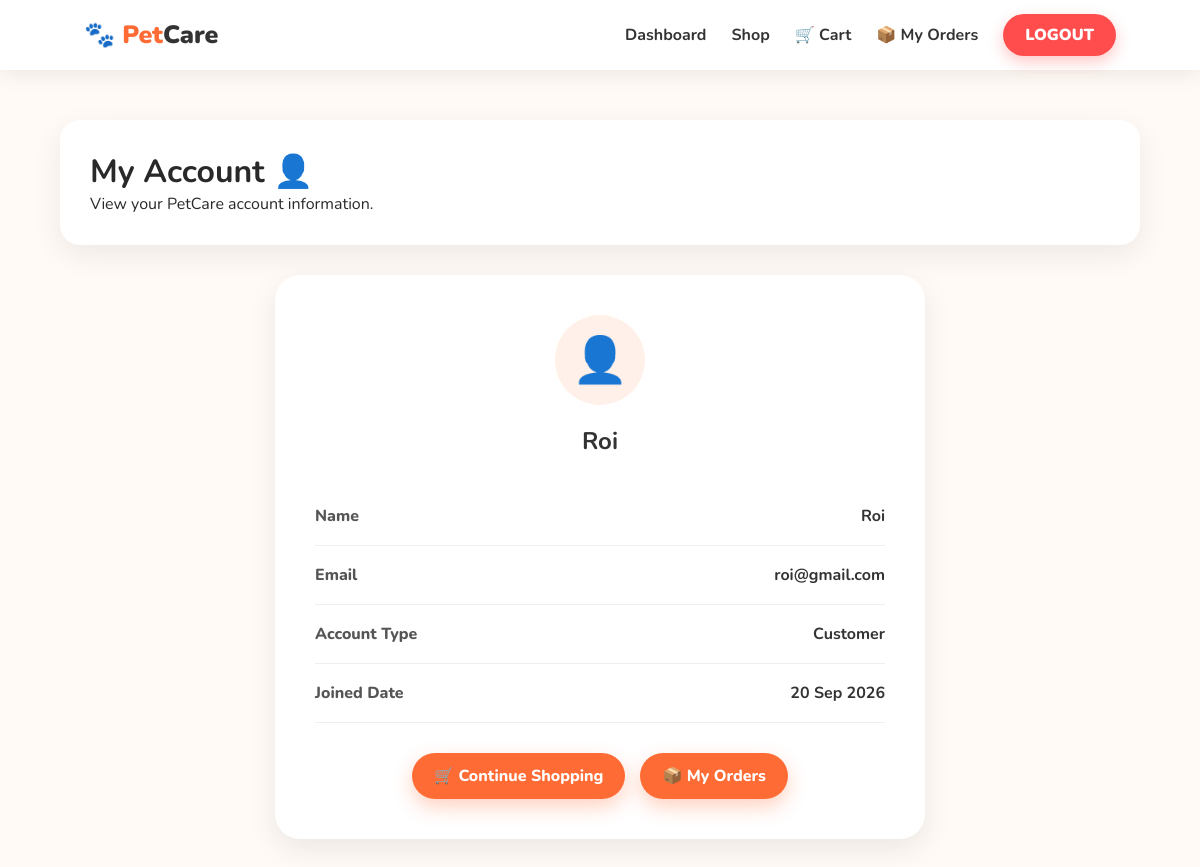
Page /my_account.php (signed in) on the committed database.
### tables this page shows
CREATE TABLE `users` (
  `id` int(11) NOT NULL AUTO_INCREMENT,
  `name` varchar(100) NOT NULL,
  `email` varchar(100) NOT NULL,
  `password` varchar(255) NOT NULL,
  `role` enum('admin','customer') NOT NULL DEFAULT 'customer',
  `created_at` timestamp NOT NULL DEFAULT current_timestamp(),
  PRIMARY KEY (`id`),
  UNIQUE KEY `email` (`email`)
);

### my_account.php (the view, shortened to what this page needs)
<?php
require_once "config/db.php";
$user_id = $_SESSION["user_id"];
$stmt = $conn->prepare(
    "SELECT name, email, created_at
     FROM users
     WHERE id = ? AND role = 'customer'"
);
$stmt->bind_param("i", $user_id);
$stmt->execute();
$result = $stmt->get_result();
$user = $result->fetch_assoc();
?>
<!DOCTYPE html>
<html lang="en">
<head>
    <link rel="stylesheet" href="css/style.css">
</head>
<body>
<nav class="navbar">
    <a href="customer_dashboard.php" class="logo">
        🐾 Pet<span>Care</span>
    </a>
    <ul class="nav-links">
        <li>
            <a href="customer_dashboard.php">
                Dashboard
            </a>
        </li>
        <li>
            <a href="shop.php">
                Shop
            </a>
        </li>
        <li>
            <a href="cart.php">
                🛒 Cart
            </a>
        </li>
        <li>
            <a href="orders.php">
                📦 My Orders
            </a>
        </li>
        <li>
            <a href="logout.php" class="login-btn">
                LOGOUT
            </a>
        </li>
    </ul>
</nav>
<div class="dashboard">
    <div class="dashboard-header">
        <h1>
            My Account 👤
        </h1>
        <p>
            View your PetCare account information.
        </p>
    </div>
    <div class="account-card">
        <div class="account-icon">
            👤
        </div>
        <h2>
            <?php echo htmlspecialchars($user["name"]); ?>
        </h2>
        <div class="account-info">
            <div class="account-row">
                <strong>Name</strong>
                <span>
                    <?php echo htmlspecialchars($user["name"]); ?>
                </span>
            </div>
            <div class="account-row">
                <strong>Email</strong>
                <span>
                    <?php echo htmlspecialchars($user["email"]); ?>
                </span>
            </div>
            <div class="account-row">
                <strong>Account Type</strong>
                <span>
                    Customer
                </span>
            </div>
            <div class="account-row">
                <strong>Joined Date</strong>
                <span>
                    <?php
                    echo date(
                        "d M Y",
                        strtotime($user["created_at"])
                    );
                    ?>
                </span>
            </div>
        </div>
        <div class="account-buttons">
            <a href="shop.php" class="btn">
                🛒 Continue Shopping
            </a>
            <a href="orders.php" class="btn">
                📦 My Orders
            </a>
        </div>
    </div>
</div>
</body>
</html>

### css/style.css (style rules this page uses)
* { margin: 0; padding: 0; box-sizing: border-box; }
html { scroll-behavior: smooth; }
body { font-family: 'Nunito', sans-serif; background: #fffaf5; color: #292929; min-height: 100vh; }
.navbar { width: 100%; padding: 18px 7%; background: white; display: flex; align-items: center; justify-content: space-between; box-shadow: 0 4px 20px rgba(0, 0, 0, 0.08); position: sticky; top: 0; z-index: 1000; }
.logo { font-size: 25px; font-weight: 900; text-decoration: none; color: #ff6b35; }
.logo span { color: #333; }
.nav-links { display: flex; gap: 25px; list-style: none; }
.nav-links a { text-decoration: none; color: #333; font-weight: 700; transition: 0.3s; }
.btn { display: inline-block; padding: 14px 28px; border-radius: 50px; background: #ff6b35; color: white; text-decoration: none; font-weight: 800; border: none; cursor: pointer; transition: 0.3s; box-shadow: 0 8px 20px rgba(255, 107, 53, 0.3); }
.login-btn { background: #ff4d4d; color: white !important; padding: 10px 22px; border-radius: 25px; font-weight: 900 !important; box-shadow: 0 6px 15px rgba(255, 77, 77, 0.3); transition: 0.3s ease; }
.dashboard { width: 90%; max-width: 1200px; margin: 50px auto; }
.dashboard-header { background: white; padding: 30px; border-radius: 20px; margin-bottom: 30px; box-shadow: 0 10px 30px rgba(0, 0, 0, 0.07); animation: fadeUp 0.7s ease; }
.dashboard-header h1 { font-size: 32px; }
.account-card { max-width: 650px; margin: 30px auto; background: white; padding: 40px; border-radius: 25px; box-shadow: 0 10px 30px rgba(0, 0, 0, 0.08); text-align: center; }
.account-icon { width: 90px; height: 90px; margin: 0 auto 20px; border-radius: 50%; background: #fff1e9; display: flex; align-items: center; justify-content: center; font-size: 45px; }
.account-card h2 { margin-bottom: 30px; color: #333; }
.account-info { text-align: left; margin-bottom: 30px; }
.account-row { display: flex; justify-content: space-between; align-items: center; gap: 20px; padding: 18px 0; border-bottom: 1px solid #eeeeee; }
.account-row strong { color: #555; font-weight: 800; }
.account-row span { color: #333; font-weight: 700; text-align: right; }
.account-buttons { display: flex; justify-content: center; gap: 15px; flex-wrap: wrap; }
.account-buttons .btn { padding: 12px 22px; }

### rows in the picture
users: name "Roi", email "roi@gmail.com", created_at "20 Sep 2026"
